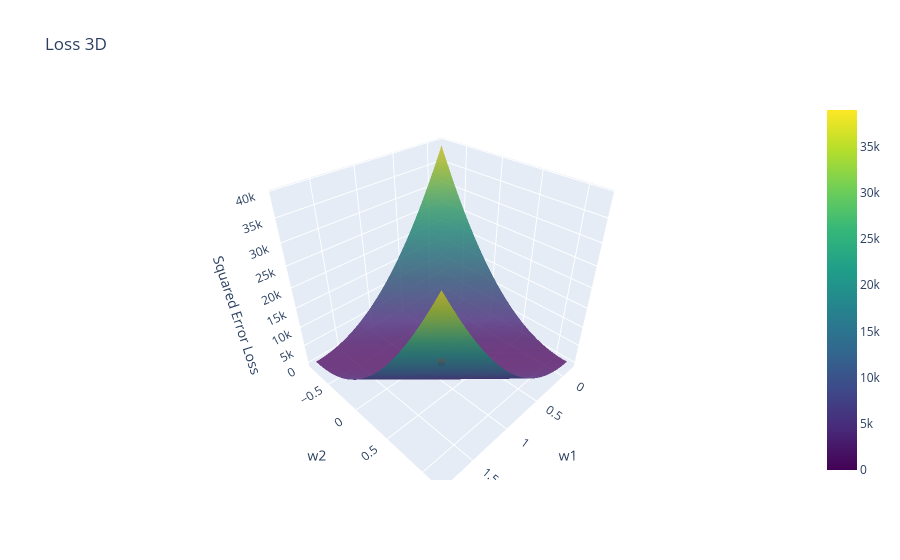

This figure's notebook cell:
### Code cell
fig = go.Figure(data=[go.Surface(z=loss, x=W1, y=W2, colorscale='Viridis', opacity=0.8)])
fig.add_trace(go.Scatter3d(
    x=[w_model[0]],
    y=[w_model[1]],
    z=[np.sum((y - X @ w_model)**2)],
    mode='markers',
    marker=dict(size=5, color='red'),
    name='ERM'
))

fig.update_layout(
    title='Loss 3D',
    scene=dict(
        xaxis_title='w1',
        yaxis_title='w2',
        zaxis_title='Squared Error Loss'
    )
)

print(f"Modello  : {w_model}")
print(f"Analitici: {w_analytical}")
fig.show()

### Figure 1 — Plotly figure (JSON) as saved in the notebook; plotly's stock layout.template omitted (floating-point values rounded to 4 significant figures; data arrays with more than 128 entries replaced by an {"elided": "..."} marker saying what was removed)
{"data": [{"colorscale": [[0, "#440154"], [0.1111, "#482878"], [0.2222, "#3e4989"], [0.3333, "#31688e"], [0.4444, "#26828e"], [0.5556, "#1f9e89"], [0.6667, "#35b779"], [0.7778, "#6ece58"], [0.8889, "#b5de2b"], [1, "#fde725"]], "opacity": 0.8, "type": "surface", "x": {"elided": "100x100 float values"}, "y": {"elided": "100x100 float values"}, "z": {"elided": "100x100 float values"}}, {"marker": {"color": "red", "size": 5}, "mode": "markers", "name": "ERM", "type": "scatter3d", "x": [0.8425], "y": [0.1761], "z": [0.1159]}], "layout": {"scene": {"xaxis": {"title": {"text": "w1"}}, "yaxis": {"title": {"text": "w2"}}, "zaxis": {"title": {"text": "Squared Error Loss"}}}, "title": {"text": "Loss 3D"}}}
